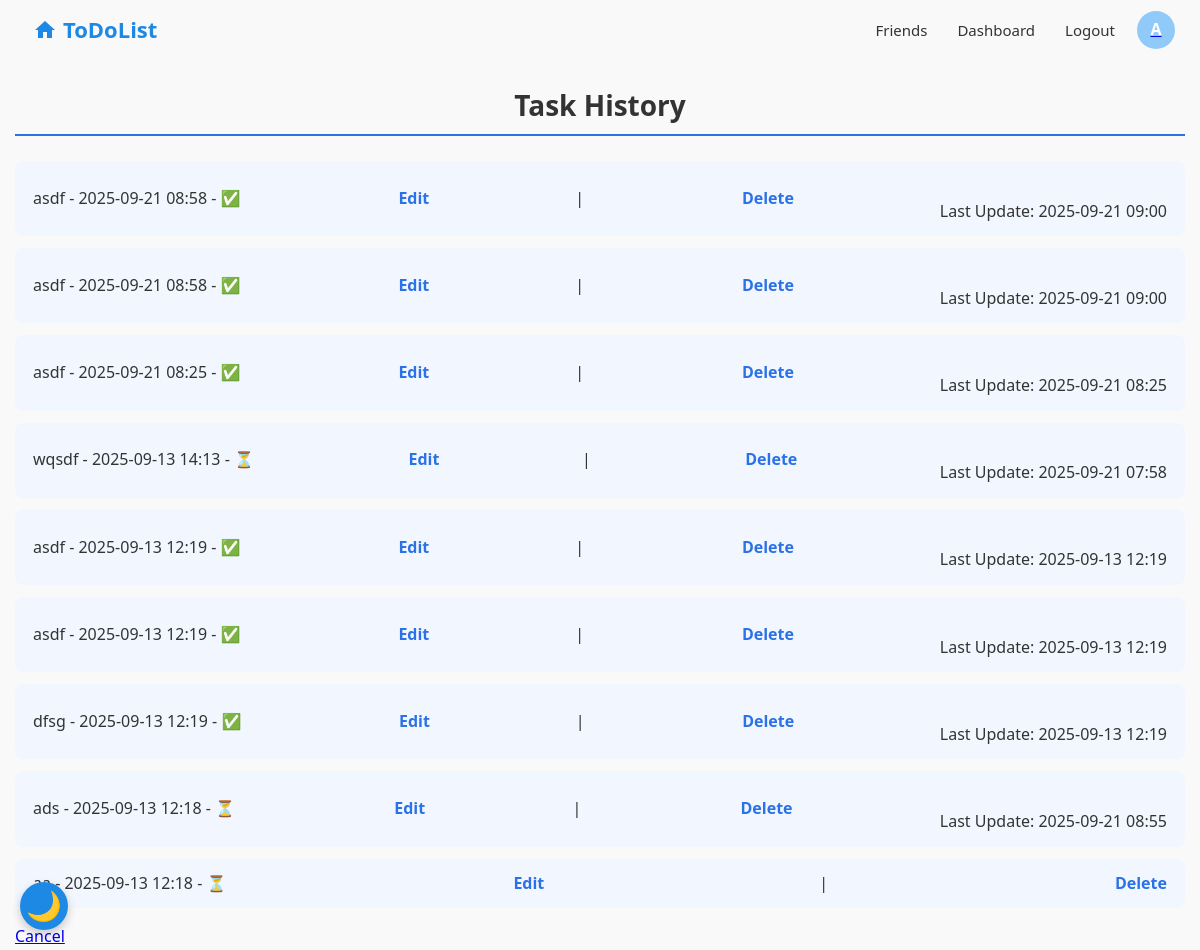
Page /history/ (signed in) on the committed database.
### base/models.py (models this page shows, shortened)
class User(AbstractBaseUser, PermissionsMixin):
    email = models.EmailField(unique=True)
    name = models.CharField(max_length=255, unique=False)
    avatar = models.ImageField(upload_to='avatars/', blank=True, null=True)
    bio = models.TextField(blank=True, null=True)
    is_active = models.BooleanField(default=True)
    is_staff = models.BooleanField(default=False)
    date_joined = models.DateTimeField(default=timezone.now)
    avatar_base_name = models.CharField(max_length=255, blank=True, null=True)
    friends = models.ManyToManyField("self", blank=True, symmetrical=True)
    USERNAME_FIELD = 'email'
    REQUIRED_FIELDS = ['name']
    objects = CustomUserManager()

class Task(models.Model):
    category = models.ForeignKey(Category, on_delete=models.SET_NULL,null=True, blank=True)
    user = models.ForeignKey(settings.AUTH_USER_MODEL, on_delete=models.CASCADE)
    title = models.CharField(max_length=200)
    completed = models.BooleanField(default=False)
    created = models.DateTimeField(auto_now_add=True)
    reminder_at = models.DateTimeField(null=True, blank=True)
    is_notified = models.BooleanField(default=False)
    due_date = models.DateTimeField(default=timezone.now)
    recurring_task = models.ForeignKey('RecurringTask', null=True, blank=True, on_delete=models.SET_NULL, related_name='tasks')
    parent = models.ForeignKey('self', null=True, blank=True, on_delete=models.CASCADE,related_name='subtasks')
    updated_at = models.DateTimeField(null=True, blank=True)
    bio = models.TextField(null=True, blank=True)
    attachment = models.FileField(upload_to='tasks_files/', null=True, blank=True)
    share_with = models.ManyToManyField(User, related_name='shared_tasks', blank=True)
    PRIORITY_CHOICES = [
        (1,'low'),
        (2,'medium'),
        (3, 'high')
    ]
    priority = models.IntegerField(choices=PRIORITY_CHOICES, default=2)

### base/views.py (the view)
# urls.py: path('history/', views.task_history, name='task_history'),
def task_history(request):
    user = request.user
    tasks = Task.objects.filter(user=user).order_by('-created')
    return render(request, 'base/task_history.html', {'tasks': tasks})

### base/templates/base/task_history.html
{% extends 'base/main.html' %}
{% block content %}
<h2>Task History</h2>
<ul>
  {% for task in tasks %}
    <li>
      {{ task.title }} - {{ task.created|date:"Y-m-d H:i" }} -
      {% if task.completed %}✅{% else %}⏳{% endif %}
      <a href="{% url 'update_task' task.id %}">Edit</a> |
      <a href="{% url 'delete_task' task.id %}">Delete</a>
      {% if task.updated_at and task.updated_at != task.created %}
        <br>  Last Update: {{ task.updated_at|date:"Y-m-d H:i" }}
      {% endif %}
    </li>
  {% empty %}
    <li>No Task Found</li>
  {% endfor %}
</ul>
<a href="{% url 'home' %}">Cancel</a>
{% endblock %}

### base/templates/base/navbar.html (shortened to what this page needs)
<!DOCTYPE html>
<html lang="en">
<head>
  {% load static %}
</head>
<body data-user-id="{{ request.user.id }}" data-user-email="{{ request.user.email|escapejs }}">
  <header class="navbar-container">
    <a href="/" class="navbar-logo" title="Home">
      <svg class="home-icon1" xmlns="http://www.w3.org/2000/svg" width="24" height="24" fill="#1e88e5" viewBox="0 0 24 24" aria-hidden="true">
        <path d="M10 20v-6h4v6h5v-8h3L12 3 2 12h3v8z"/>
      </svg>
      <span class="logo-text">ToDoList</span>
    </a>
    <div class="navbar-links-container">
      {% if user.is_authenticated %}
        <a href="#" id="openFriendsModal" class="navbar-link">
          Friends
        </a>
        <a href="{% url 'dashbord' %}" class="navbar-link">Dashboard</a>
        <a href="#" id="openLogoutModal" class="navbar-link">Logout</a>
        <a href="{% url 'profile' %}" class="navbar-avatar-topright">
          {% if user.avatar %}
            <img src="{{ user.avatar.url }}" alt="Avatar" class="navbar-avatar-img" />
          {% else %}
            <div class="navbar-avatar-placeholder">{{ user.name|slice:":1"|upper }}</div>
          {% endif %}
        </a>
      {% else %}
        <a href="{% url 'login' %}" class="navbar-link">Login</a>
      {% endif %}
    </div>
  </header>
</body>
</html>

### base/static/css/style.css (style rules this page uses)
body { font-family: 'Segoe UI', Tahoma, Geneva, Verdana, sans-serif; font-size: 16px; color: #333; line-height: 1.6; background-color: #f9f9f9; margin: 0; padding: 0 15px; }
header { background-color: #2a72e5; padding: 12px 20px; box-shadow: 0 2px 8px rgba(0,0,0,0.1); position: sticky; top: 0; z-index: 100; }
h2 { border-bottom: 2px solid #2a72e5; padding-bottom: 6px; margin-bottom: 20px; color: #2a72e5; }
ul { list-style: none; padding: 0; }
ul li { background-color: #f2f7ff; margin-bottom: 12px; padding: 12px 18px; border-radius: 8px; display: flex; justify-content: space-between; align-items: center; }
ul li a { color: #2a72e5; margin-left: 12px; font-weight: 600; text-decoration: none; transition: color 0.3s ease; }
h2 { text-align: center; color: #333; margin-bottom: 25px; font-weight: 600; font-size: 28px; }

### base/templates/base/main.html (style rules this page uses)
body { visibility: hidden; transition: visibility 0.3s ease; }

### rows in the picture
User: name "A"
Task: title "asdf", created "2025-09-21 08:58", updated_at "2025-09-21 09:00"
Task: title "asdf", created "2025-09-21 08:58", updated_at "2025-09-21 09:00"
Task: title "asdf", created "2025-09-21 08:25", updated_at "2025-09-21 08:25"
Task: title "wqsdf", created "2025-09-13 14:13", updated_at "2025-09-21 07:58"
Task: title "asdf", created "2025-09-13 12:19", updated_at "2025-09-13 12:19"
Task: title "asdf", created "2025-09-13 12:19", updated_at "2025-09-13 12:19"
Task: title "dfsg", created "2025-09-13 12:19", updated_at "2025-09-13 12:19"
Task: title "ads", created "2025-09-13 12:18", updated_at "2025-09-21 08:55"
Task: created "2025-09-13 12:18"
